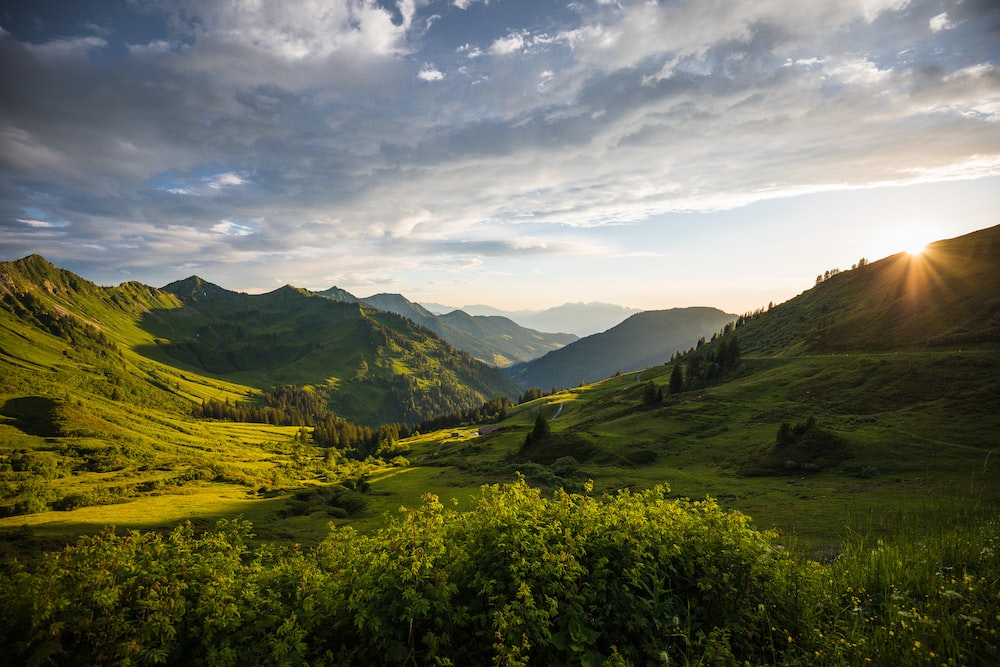
#> input picture DIP_4/landscape.jpg, 1000 x 667 px
$ python Vertical_Edge.py
#> lines starting #> are read from the running program, lines starting #| are printed output that depends on the picture
from PIL import Image
import cv2
import numpy as np
import matplotlib.pyplot as plt

image_path = 'landscape.jpg'
image = Image.open(image_path)
#> image is the input picture: PIL image 1000x667 RGB; mean R, G, B 107.1, 108.5, 88.5

gray_image = cv2.cvtColor(np.array(image), cv2.COLOR_RGB2GRAY)
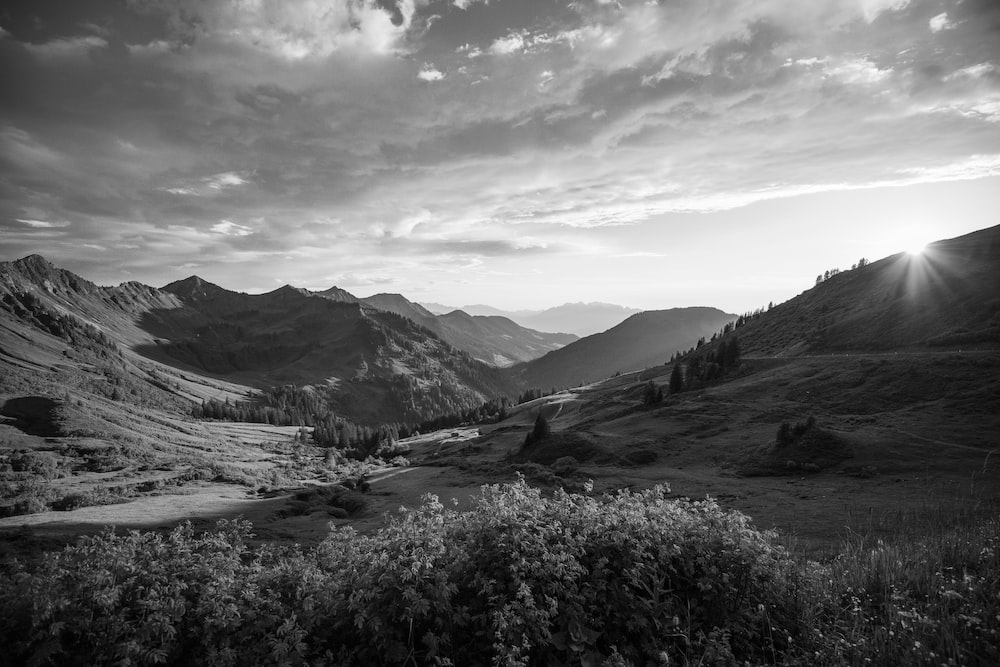
#> gray_image: shape (667, 1000); min 0, max 255, mean 105.8

sobel_kernel = np.array([[-1, 0, 1], [-2, 0, 2], [-1, 0, 1]])
vertical_edges = cv2.filter2D(gray_image, -1, sobel_kernel)
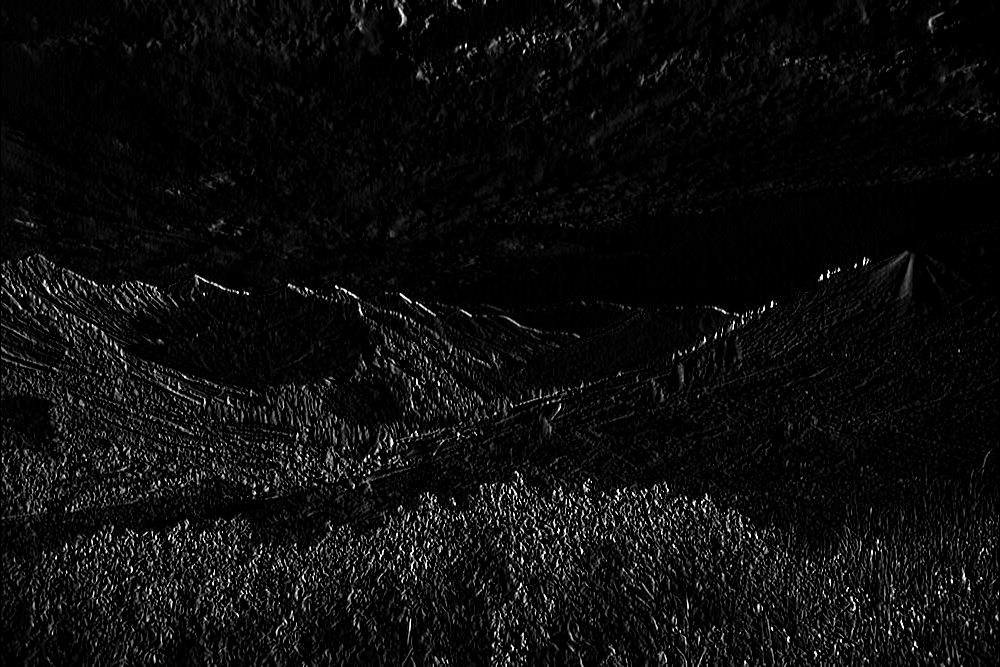
#> vertical_edges: shape (667, 1000); min 0, max 255, mean 12.8

plt.figure(figsize=(10, 6))

plt.subplot(1, 2, 1)
plt.imshow(gray_image, cmap='gray')
plt.title('Original Image')
plt.axis('off')

plt.subplot(1, 2, 2)
plt.imshow(vertical_edges, cmap='gray')
plt.title('Vertical Edges')
plt.axis('off')

plt.show()
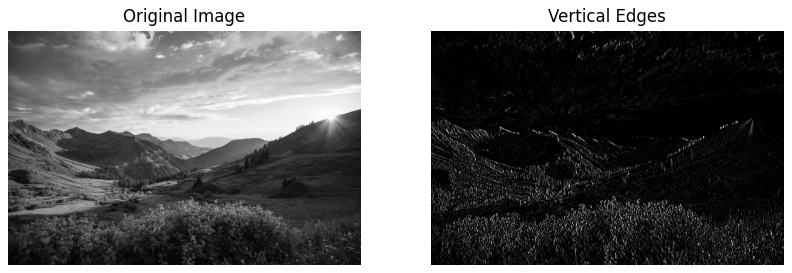
#> figure drawn by matplotlib, 2 panels
